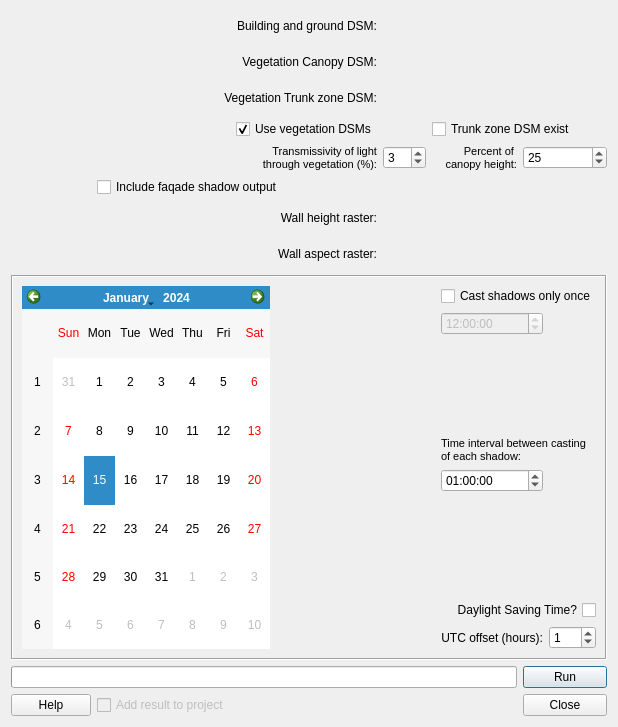
<?xml version="1.0" encoding="UTF-8"?>
<ui version="4.0">
 <class>ShadowGeneratorDialogBase</class>
 <widget class="QDialog" name="ShadowGeneratorDialogBase">
  <property name="enabled">
   <bool>true</bool>
  </property>
  <property name="geometry">
   <rect>
    <x>0</x>
    <y>0</y>
    <width>618</width>
    <height>727</height>
   </rect>
  </property>
  <property name="windowTitle">
   <string>Shadow Generator</string>
  </property>
  <property name="whatsThis">
   <string/>
  </property>
  <layout class="QGridLayout" name="gridLayout_2">
   <item row="0" column="3">
    <widget class="QLabel" name="label">
     <property name="text">
      <string>Building and ground DSM:</string>
     </property>
     <property name="alignment">
      <set>Qt::AlignRight|Qt::AlignTrailing|Qt::AlignVCenter</set>
     </property>
    </widget>
   </item>
   <item row="0" column="5" colspan="2">
    <widget class="QWidget" name="widgetDSM" native="true">
     <property name="minimumSize">
      <size>
       <width>175</width>
       <height>30</height>
      </size>
     </property>
     <property name="layoutDirection">
      <enum>Qt::LeftToRight</enum>
     </property>
     <layout class="QGridLayout" name="gridLayout_8"/>
    </widget>
   </item>
   <item row="1" column="3">
    <widget class="QLabel" name="label_2">
     <property name="text">
      <string>Vegetation Canopy DSM:</string>
     </property>
     <property name="alignment">
      <set>Qt::AlignRight|Qt::AlignTrailing|Qt::AlignVCenter</set>
     </property>
    </widget>
   </item>
   <item row="1" column="5" colspan="2">
    <widget class="QWidget" name="widgetCDSM" native="true">
     <property name="enabled">
      <bool>true</bool>
     </property>
     <property name="minimumSize">
      <size>
       <width>175</width>
       <height>30</height>
      </size>
     </property>
     <property name="layoutDirection">
      <enum>Qt::LeftToRight</enum>
     </property>
     <layout class="QGridLayout" name="gridLayout_9"/>
    </widget>
   </item>
   <item row="2" column="2" colspan="2">
    <widget class="QLabel" name="label_3">
     <property name="text">
      <string>Vegetation Trunk zone DSM:</string>
     </property>
     <property name="alignment">
      <set>Qt::AlignRight|Qt::AlignTrailing|Qt::AlignVCenter</set>
     </property>
    </widget>
   </item>
   <item row="2" column="5" colspan="2">
    <widget class="QWidget" name="widgetTDSM" native="true">
     <property name="enabled">
      <bool>false</bool>
     </property>
     <property name="minimumSize">
      <size>
       <width>175</width>
       <height>30</height>
      </size>
     </property>
     <property name="layoutDirection">
      <enum>Qt::LeftToRight</enum>
     </property>
     <layout class="QGridLayout" name="gridLayout_10"/>
    </widget>
   </item>
   <item row="3" column="3">
    <widget class="QCheckBox" name="checkBoxUseVeg">
     <property name="enabled">
      <bool>true</bool>
     </property>
     <property name="checked">
      <bool>true</bool>
     </property>
     <property name="toolTip">
      <string>&lt;html&gt;&lt;head/&gt;&lt;body&gt;&lt;p&gt;Tick this box if you want to include vegetation (trees and bushes) when shadows are generated. &lt;/p&gt;&lt;/body&gt;&lt;/html&gt;</string>
     </property>
     <property name="text">
      <string>Use vegetation DSMs</string>
     </property>
    </widget>
   </item>
   <item row="3" column="5" colspan="2">
    <widget class="QCheckBox" name="checkBoxTrunkExist">
     <property name="enabled">
      <bool>true</bool>
     </property>
     <property name="toolTip">
      <string>If a trunk zone vegetation DSM is absent, this can be generated based on the height of the Canopy DSM.</string>
     </property>
     <property name="text">
      <string>Trunk zone DSM exist</string>
     </property>
    </widget>
   </item>
   <item row="4" column="2" colspan="2">
    <widget class="QLabel" name="label_8">
     <property name="text">
      <string>&lt;!DOCTYPE HTML PUBLIC &quot;-//W3C//DTD HTML 4.0//EN&quot; &quot;http://www.w3.org/TR/REC-html40/strict.dtd&quot;&gt;
&lt;html&gt;&lt;head&gt;&lt;meta name=&quot;qrichtext&quot; content=&quot;1&quot; /&gt;&lt;style type=&quot;text/css&quot;&gt;
p, li { white-space: pre-wrap; }
&lt;/style&gt;&lt;/head&gt;&lt;body style=&quot; font-family:'MS Shell Dlg 2'; font-size:8.25pt; font-weight:400; font-style:normal;&quot;&gt;
&lt;p style=&quot; margin-top:0px; margin-bottom:0px; margin-left:0px; margin-right:0px; -qt-block-indent:0; text-indent:0px;&quot;&gt;&lt;span style=&quot; font-size:8pt;&quot;&gt;Transmissivity of light&lt;/span&gt;&lt;/p&gt;
&lt;p style=&quot; margin-top:0px; margin-bottom:0px; margin-left:0px; margin-right:0px; -qt-block-indent:0; text-indent:0px;&quot;&gt;&lt;span style=&quot; font-size:8pt;&quot;&gt;through vegetation (%):&lt;/span&gt;&lt;/p&gt;&lt;/body&gt;&lt;/html&gt;</string>
     </property>
     <property name="alignment">
      <set>Qt::AlignRight|Qt::AlignTrailing|Qt::AlignVCenter</set>
     </property>
    </widget>
   </item>
   <item row="4" column="4">
    <widget class="QSpinBox" name="spinBoxTrans">
     <property name="enabled">
      <bool>true</bool>
     </property>
     <property name="value">
      <number>3</number>
     </property>
    </widget>
   </item>
   <item row="4" column="5">
    <widget class="QLabel" name="label_5">
     <property name="text">
      <string>&lt;!DOCTYPE HTML PUBLIC &quot;-//W3C//DTD HTML 4.0//EN&quot; &quot;http://www.w3.org/TR/REC-html40/strict.dtd&quot;&gt;
&lt;html&gt;&lt;head&gt;&lt;meta name=&quot;qrichtext&quot; content=&quot;1&quot; /&gt;&lt;style type=&quot;text/css&quot;&gt;
p, li { white-space: pre-wrap; }
&lt;/style&gt;&lt;/head&gt;&lt;body style=&quot; font-family:'MS Shell Dlg 2'; font-size:8.25pt; font-weight:400; font-style:normal;&quot;&gt;
&lt;p style=&quot; margin-top:0px; margin-bottom:0px; margin-left:0px; margin-right:0px; -qt-block-indent:0; text-indent:0px;&quot;&gt;&lt;span style=&quot; font-size:8pt;&quot;&gt;Percent of &lt;/span&gt;&lt;/p&gt;
&lt;p style=&quot; margin-top:0px; margin-bottom:0px; margin-left:0px; margin-right:0px; -qt-block-indent:0; text-indent:0px;&quot;&gt;&lt;span style=&quot; font-size:8pt;&quot;&gt;canopy height:&lt;/span&gt;&lt;/p&gt;&lt;/body&gt;&lt;/html&gt;</string>
     </property>
     <property name="alignment">
      <set>Qt::AlignRight|Qt::AlignTrailing|Qt::AlignVCenter</set>
     </property>
    </widget>
   </item>
   <item row="4" column="6">
    <widget class="QSpinBox" name="spinBoxTrunkHeight">
     <property name="enabled">
      <bool>true</bool>
     </property>
     <property name="value">
      <number>25</number>
     </property>
    </widget>
   </item>
   <item row="5" column="1" colspan="3">
    <widget class="QCheckBox" name="checkBoxWallsh">
     <property name="enabled">
      <bool>true</bool>
     </property>
     <property name="toolTip">
      <string>&lt;html&gt;&lt;head/&gt;&lt;body&gt;&lt;p&gt;Tick this box if you want to include vegetation (trees and bushes) when shadows are generated. &lt;/p&gt;&lt;/body&gt;&lt;/html&gt;</string>
     </property>
     <property name="text">
      <string>Include faqade shadow output</string>
     </property>
    </widget>
   </item>
   <item row="6" column="3">
    <widget class="QLabel" name="label_10">
     <property name="text">
      <string>Wall height raster:</string>
     </property>
     <property name="alignment">
      <set>Qt::AlignRight|Qt::AlignTrailing|Qt::AlignVCenter</set>
     </property>
    </widget>
   </item>
   <item row="6" column="5" colspan="2">
    <widget class="QWidget" name="widgetWallHeight" native="true">
     <property name="enabled">
      <bool>false</bool>
     </property>
     <property name="minimumSize">
      <size>
       <width>175</width>
       <height>30</height>
      </size>
     </property>
     <property name="layoutDirection">
      <enum>Qt::LeftToRight</enum>
     </property>
     <layout class="QGridLayout" name="gridLayout_11"/>
    </widget>
   </item>
   <item row="7" column="3">
    <widget class="QLabel" name="label_9">
     <property name="text">
      <string>Wall aspect raster:</string>
     </property>
     <property name="alignment">
      <set>Qt::AlignRight|Qt::AlignTrailing|Qt::AlignVCenter</set>
     </property>
    </widget>
   </item>
   <item row="7" column="5" colspan="2">
    <widget class="QWidget" name="widgetWallAspect" native="true">
     <property name="enabled">
      <bool>false</bool>
     </property>
     <property name="minimumSize">
      <size>
       <width>175</width>
       <height>30</height>
      </size>
     </property>
     <property name="layoutDirection">
      <enum>Qt::LeftToRight</enum>
     </property>
     <layout class="QGridLayout" name="gridLayout_12"/>
    </widget>
   </item>
   <item row="8" column="0" colspan="7">
    <widget class="QFrame" name="frame">
     <property name="frameShape">
      <enum>QFrame::Box</enum>
     </property>
     <property name="frameShadow">
      <enum>QFrame::Sunken</enum>
     </property>
     <layout class="QGridLayout" name="gridLayout">
      <item row="8" column="2">
       <widget class="QLabel" name="label_7">
        <property name="text">
         <string>UTC offset (hours):</string>
        </property>
        <property name="alignment">
         <set>Qt::AlignRight|Qt::AlignTrailing|Qt::AlignVCenter</set>
        </property>
       </widget>
      </item>
      <item row="4" column="2">
       <widget class="QTimeEdit" name="intervalTimeEdit">
        <property name="enabled">
         <bool>true</bool>
        </property>
        <property name="displayFormat">
         <string>HH:mm:ss</string>
        </property>
        <property name="time">
         <time>
          <hour>01</hour>
          <minute>0</minute>
          <second>0</second>
         </time>
        </property>
       </widget>
      </item>
      <item row="1" column="2">
       <widget class="QTimeEdit" name="timeEdit">
        <property name="enabled">
         <bool>false</bool>
        </property>
        <property name="toolTip">
         <string>Local Standard Time</string>
        </property>
        <property name="displayFormat">
         <string>HH:mm:ss</string>
        </property>
        <property name="time">
         <time>
          <hour>12</hour>
          <minute>0</minute>
          <second>0</second>
         </time>
        </property>
       </widget>
      </item>
      <item row="3" column="2" colspan="2">
       <widget class="QLabel" name="label_6">
        <property name="text">
         <string>&lt;!DOCTYPE HTML PUBLIC &quot;-//W3C//DTD HTML 4.0//EN&quot; &quot;http://www.w3.org/TR/REC-html40/strict.dtd&quot;&gt;
&lt;html&gt;&lt;head&gt;&lt;meta name=&quot;qrichtext&quot; content=&quot;1&quot; /&gt;&lt;style type=&quot;text/css&quot;&gt;
p, li { white-space: pre-wrap; }
&lt;/style&gt;&lt;/head&gt;&lt;body style=&quot; font-family:'MS Shell Dlg 2'; font-size:8pt; font-weight:400; font-style:normal;&quot;&gt;
&lt;p style=&quot; margin-top:0px; margin-bottom:0px; margin-left:0px; margin-right:0px; -qt-block-indent:0; text-indent:0px;&quot;&gt;Time interval between casting &lt;/p&gt;
&lt;p style=&quot; margin-top:0px; margin-bottom:0px; margin-left:0px; margin-right:0px; -qt-block-indent:0; text-indent:0px;&quot;&gt;of each shadow:&lt;/p&gt;&lt;/body&gt;&lt;/html&gt;</string>
        </property>
        <property name="wordWrap">
         <bool>true</bool>
        </property>
       </widget>
      </item>
      <item row="8" column="3">
       <widget class="QSpinBox" name="spinBoxUTC">
        <property name="enabled">
         <bool>true</bool>
        </property>
        <property name="toolTip">
         <string>Negative values for time zones west of UTC and vise versa (e.g. CET = 1)</string>
        </property>
        <property name="minimum">
         <number>-12</number>
        </property>
        <property name="maximum">
         <number>12</number>
        </property>
        <property name="value">
         <number>1</number>
        </property>
       </widget>
      </item>
      <item row="2" column="2">
       <spacer name="verticalSpacer">
        <property name="orientation">
         <enum>Qt::Vertical</enum>
        </property>
        <property name="sizeHint" stdset="0">
         <size>
          <width>20</width>
          <height>40</height>
         </size>
        </property>
       </spacer>
      </item>
      <item row="0" column="2" colspan="2">
       <widget class="QCheckBox" name="shadowCheckBox">
        <property name="text">
         <string>Cast shadows only once</string>
        </property>
       </widget>
      </item>
      <item row="5" column="2">
       <spacer name="verticalSpacer_2">
        <property name="orientation">
         <enum>Qt::Vertical</enum>
        </property>
        <property name="sizeHint" stdset="0">
         <size>
          <width>20</width>
          <height>40</height>
         </size>
        </property>
       </spacer>
      </item>
      <item row="7" column="2" colspan="2">
       <widget class="QCheckBox" name="checkBoxDST">
        <property name="enabled">
         <bool>true</bool>
        </property>
        <property name="layoutDirection">
         <enum>Qt::RightToLeft</enum>
        </property>
        <property name="text">
         <string>Daylight Saving Time?</string>
        </property>
       </widget>
      </item>
      <item row="0" column="0" rowspan="9">
       <widget class="QCalendarWidget" name="calendarWidget">
        <property name="styleSheet">
         <string notr="true"/>
        </property>
        <property name="locale">
         <locale language="English" country="UnitedStates"/>
        </property>
       </widget>
      </item>
      <item row="8" column="1">
       <spacer name="horizontalSpacer">
        <property name="orientation">
         <enum>Qt::Horizontal</enum>
        </property>
        <property name="sizeHint" stdset="0">
         <size>
          <width>40</width>
          <height>20</height>
         </size>
        </property>
       </spacer>
      </item>
     </layout>
    </widget>
   </item>
   <item row="9" column="6">
    <widget class="QPushButton" name="runButton">
     <property name="cursor">
      <cursorShape>ArrowCursor</cursorShape>
     </property>
     <property name="text">
      <string>Run</string>
     </property>
    </widget>
   </item>
   <item row="10" column="6">
    <widget class="QPushButton" name="pushButton">
     <property name="text">
      <string>Close</string>
     </property>
    </widget>
   </item>
   <item row="9" column="2" colspan="4">
    <widget class="QLineEdit" name="textOutput"/>
   </item>
   <item row="10" column="0">
    <widget class="QPushButton" name="pushButtonHelp">
     <property name="text">
      <string>Help</string>
     </property>
    </widget>
   </item>
   <item row="9" column="0" colspan="6">
    <widget class="QProgressBar" name="progressBar">
     <property name="value">
      <number>0</number>
     </property>
     <property name="textVisible">
      <bool>false</bool>
     </property>
    </widget>
   </item>
   <item row="10" column="1" colspan="2">
    <widget class="QCheckBox" name="checkBoxIntoCanvas">
     <property name="enabled">
      <bool>false</bool>
     </property>
     <property name="text">
      <string>Add result to project</string>
     </property>
    </widget>
   </item>
  </layout>
 </widget>
 <resources/>
 <connections>
  <connection>
   <sender>checkBoxUseVeg</sender>
   <signal>toggled(bool)</signal>
   <receiver>checkBoxTrunkExist</receiver>
   <slot>setEnabled(bool)</slot>
   <hints>
    <hint type="sourcelabel">
     <x>298</x>
     <y>141</y>
    </hint>
    <hint type="destinationlabel">
     <x>573</x>
     <y>141</y>
    </hint>
   </hints>
  </connection>
  <connection>
   <sender>checkBoxUseVeg</sender>
   <signal>toggled(bool)</signal>
   <receiver>spinBoxTrunkHeight</receiver>
   <slot>setEnabled(bool)</slot>
   <hints>
    <hint type="sourcelabel">
     <x>251</x>
     <y>141</y>
    </hint>
    <hint type="destinationlabel">
     <x>553</x>
     <y>175</y>
    </hint>
   </hints>
  </connection>
  <connection>
   <sender>checkBoxTrunkExist</sender>
   <signal>toggled(bool)</signal>
   <receiver>spinBoxTrunkHeight</receiver>
   <slot>setDisabled(bool)</slot>
   <hints>
    <hint type="sourcelabel">
     <x>573</x>
     <y>141</y>
    </hint>
    <hint type="destinationlabel">
     <x>553</x>
     <y>175</y>
    </hint>
   </hints>
  </connection>
  <connection>
   <sender>pushButton</sender>
   <signal>clicked()</signal>
   <receiver>ShadowGeneratorDialogBase</receiver>
   <slot>accept()</slot>
   <hints>
    <hint type="sourcelabel">
     <x>605</x>
     <y>720</y>
    </hint>
    <hint type="destinationlabel">
     <x>345</x>
     <y>331</y>
    </hint>
   </hints>
  </connection>
  <connection>
   <sender>shadowCheckBox</sender>
   <signal>toggled(bool)</signal>
   <receiver>intervalTimeEdit</receiver>
   <slot>setDisabled(bool)</slot>
   <hints>
    <hint type="sourcelabel">
     <x>592</x>
     <y>382</y>
    </hint>
    <hint type="destinationlabel">
     <x>539</x>
     <y>518</y>
    </hint>
   </hints>
  </connection>
  <connection>
   <sender>checkBoxUseVeg</sender>
   <signal>toggled(bool)</signal>
   <receiver>spinBoxTrans</receiver>
   <slot>setEnabled(bool)</slot>
   <hints>
    <hint type="sourcelabel">
     <x>195</x>
     <y>141</y>
    </hint>
    <hint type="destinationlabel">
     <x>357</x>
     <y>175</y>
    </hint>
   </hints>
  </connection>
  <connection>
   <sender>checkBoxUseVeg</sender>
   <signal>clicked(bool)</signal>
   <receiver>widgetCDSM</receiver>
   <slot>setEnabled(bool)</slot>
   <hints>
    <hint type="sourcelabel">
     <x>214</x>
     <y>141</y>
    </hint>
    <hint type="destinationlabel">
     <x>597</x>
     <y>77</y>
    </hint>
   </hints>
  </connection>
  <connection>
   <sender>checkBoxTrunkExist</sender>
   <signal>clicked(bool)</signal>
   <receiver>widgetTDSM</receiver>
   <slot>setEnabled(bool)</slot>
   <hints>
    <hint type="sourcelabel">
     <x>573</x>
     <y>141</y>
    </hint>
    <hint type="destinationlabel">
     <x>597</x>
     <y>114</y>
    </hint>
   </hints>
  </connection>
  <connection>
   <sender>checkBoxWallsh</sender>
   <signal>clicked(bool)</signal>
   <receiver>widgetWallHeight</receiver>
   <slot>setEnabled(bool)</slot>
   <hints>
    <hint type="sourcelabel">
     <x>189</x>
     <y>206</y>
    </hint>
    <hint type="destinationlabel">
     <x>420</x>
     <y>269</y>
    </hint>
   </hints>
  </connection>
  <connection>
   <sender>checkBoxWallsh</sender>
   <signal>clicked(bool)</signal>
   <receiver>widgetWallAspect</receiver>
   <slot>setEnabled(bool)</slot>
   <hints>
    <hint type="sourcelabel">
     <x>262</x>
     <y>211</y>
    </hint>
    <hint type="destinationlabel">
     <x>419</x>
     <y>299</y>
    </hint>
   </hints>
  </connection>
 </connections>
 <slots>
  <slot>changelayer()</slot>
  <slot>saveRasterFileName()</slot>
 </slots>
</ui>
